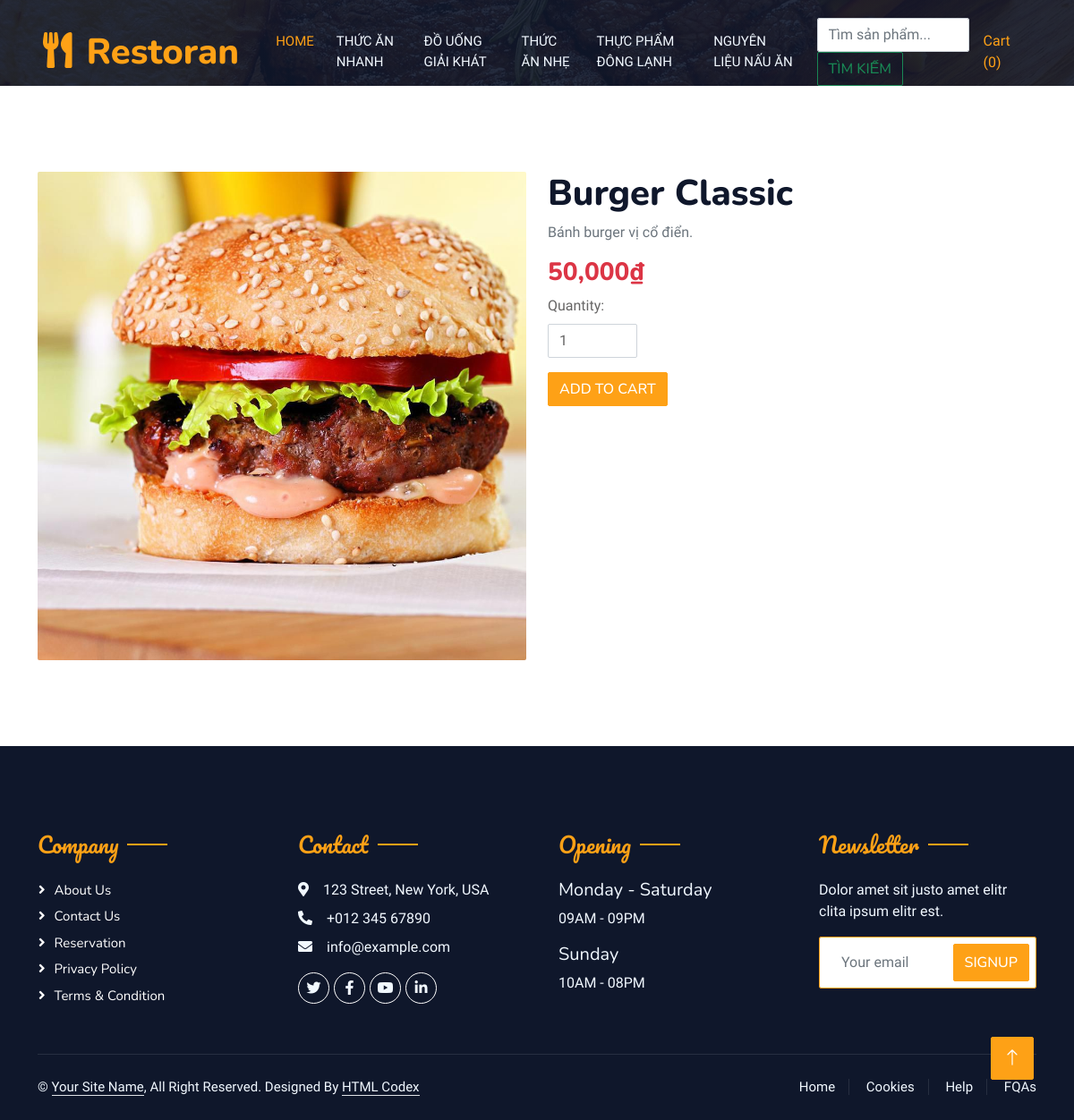
Page /product_detail.php?id=1 on the committed database.
### tables this page shows
CREATE TABLE `product_types` (
  `type_id` int(11) NOT NULL,
  `type_name` varchar(100) NOT NULL
);

CREATE TABLE `products` (
  `id` int(11) NOT NULL,
  `name` varchar(100) NOT NULL,
  `manu_id` int(11) NOT NULL,
  `type_id` int(11) NOT NULL,
  `price` int(11) DEFAULT NULL,
  `pro_image` varchar(150) NOT NULL,
  `description` text DEFAULT NULL,
  `feature` tinyint(1) DEFAULT NULL,
  `created_at` timestamp NOT NULL DEFAULT current_timestamp()
);

### models/items.php (called while the page is built, shortened)
<?php
class Product extends Db {
    public function getProductById($id) {
        $query = "SELECT * FROM products WHERE id = ?";
        $stmt = self::$connection->prepare($query);
        if ($stmt) {
            $stmt->bind_param('i', $id);
            $stmt->execute();
            $result = $stmt->get_result();
            $product = $result->fetch_assoc();
            return $product;
        } else {
            return null;
        }
    }
}
?>

### models/productypes.php (called while the page is built, shortened)
<?php
class ProductType
{
    public function getAllProductType()
    {
        $sql = "SELECT * FROM product_types";
        $result = Db::$connection->query($sql);
        if ($result) {
            return $result->fetch_all(MYSQLI_ASSOC);
        } else {
            die("Error: " . Db::$connection->error);
        }
    }
}

### product_detail.php (the view, shortened to what this page needs)
<?php
if (isset($_GET['id'])) {
    $product_id = (int) $_GET['id'];
    require "models/db.php";
    require "models/items.php";
    require "models/productypes.php";
    $protype = new ProductType();
    $product = new Product();
    $getAllprotypes = $protype->getAllProductType();
    $item = $product->getProductById($product_id);
    if ($item) {
        ?>
        <!DOCTYPE html>
        <html lang="en">
        <head>
    <link href="https://cdnjs.cloudflare.com/ajax/libs/font-awesome/5.10.0/css/all.min.css" rel="stylesheet">
    <link href="https://cdn.jsdelivr.net/npm/bootstrap-icons@1.4.1/font/bootstrap-icons.css" rel="stylesheet">
    <link href="lib/animate/animate.min.css" rel="stylesheet">
    <link href="lib/owlcarousel/assets/owl.carousel.min.css" rel="stylesheet">
    <link href="lib/tempusdominus/css/tempusdominus-bootstrap-4.min.css" rel="stylesheet" />
    <link href="css/bootstrap.min.css" rel="stylesheet">
    <link href="css/style.css" rel="stylesheet">
</head>
<body>
    <div class="container-xxl bg-white p-0">
        <div class="container-xxl position-relative p-0">
            <nav class="navbar navbar-expand-lg navbar-dark bg-dark px-4 px-lg-5 py-3 py-lg-0">
                <a href="" class="navbar-brand p-0">
                    <h1 class="text-primary m-0"><i class="fa fa-utensils me-3"></i>Restoran</h1>
                </a>
                <div class="collapse navbar-collapse" id="navbarCollapse">
                    <div class="navbar-nav ms-auto py-0 pe-4">
                        <a href="index.php" class="nav-item nav-link active">Home</a>
                        <?php
                        if (isset($getAllprotypes) && is_array($getAllprotypes) && !empty($getAllprotypes)):
                            foreach ($getAllprotypes as $key => $value):
                                if ($value['type_id'] == 1):
                                    ?>
                                    <a href="ThucAnNhanh.php?type_id=<?php echo urlencode($value['type_id']); ?>"
                                        class="nav-item nav-link">
                                        <?php echo htmlspecialchars($value['type_name']); ?>
                                    </a>
                                    <?php
                                elseif ($value['type_id'] == 2):
                                    ?>
                                    <a href="DoUongGiaiKhat.php?type_id=<?php echo urlencode($value['type_id']); ?>"
                                        class="nav-item nav-link">
                                        <?php echo htmlspecialchars($value['type_name']); ?>
                                    </a>
                                    <?php
                                elseif ($value['type_id'] == 3):
                                    ?>
                                    <a href="ThucAnNhe.php?type_id=<?php echo urlencode($value['type_id']); ?>"
                                        class="nav-item nav-link">
                                        <?php echo htmlspecialchars($value['type_name']); ?>
                                    </a>
                                    <?php
                                elseif ($value['type_id'] == 4):
                                    ?>
                                    <a href="ThucPhamDongLanh.php?type_id=<?php echo urlencode($value['type_id']); ?>"
                                        class="nav-item nav-link">
                                        <?php echo htmlspecialchars($value['type_name']); ?>
                                    </a>
                                    <?php
                                elseif ($value['type_id'] == 5):
                                    ?>
                                    <a href="NguyenLieuNauAn.php?type_id=<?php echo urlencode($value['type_id']); ?>"
                                        class="nav-item nav-link">
                                        <?php echo htmlspecialchars($value['type_name']); ?>
                                    </a>
                                    <?php
                                endif;
                            endforeach;
                        else: ?>
                            <p class="nav-item nav-link">Không có loại sản phẩm nào.</p>
                        <?php endif; ?>
                    </div>
                    <form action="search.php" method="GET" class="form-inline my-2 my-lg-0">
                        <input class="form-control mr-sm-2" type="search" name="query" placeholder="Tìm sản phẩm..."
                            aria-label="Search">
                        <button class="btn btn-outline-success my-2 my-sm-0" type="submit">Tìm kiếm</button>
                    </form>
                        <a href="cart_view.php" class="nav-link">
                            Cart (<?php echo isset($_SESSION['cart']) ? count($_SESSION['cart']) : 0; ?>)
                        </a>
                </div>
            </nav>
            <div class="container-xxl py-5 bg-dark hero-header mb-5">
            </div>
        </div>
            <div class="container py-5">
                <div class="row">
                    <div class="col-md-6">
                        <img src="img/<?php echo htmlspecialchars($item['pro_image']); ?>"
                             class="img-fluid rounded" alt="<?php echo htmlspecialchars($item['name']); ?>">
                    </div>
                    <div class="col-md-6">
                        <h1><?php echo htmlspecialchars($item['name']); ?></h1>
                        <p class="text-muted"><?php echo htmlspecialchars($item['description']); ?></p>
                        <h3 class="text-danger"><?php echo number_format($item['price']); ?>₫</h3>
                        <form action="add_to_cart.php" method="POST">
                            <div class="mb-3">
                                <label for="quantity" class="form-label">Quantity:</label>
                                <input type="number" id="quantity" name="quantity" value="1" min="1" class="form-control" style="width: 100px;">
                            </div>
                            <button type="submit" class="btn btn-primary">Add to Cart</button>
                        </form>
                    </div>
                </div>
            </div>
        <div class="container-fluid bg-dark text-light footer pt-5 mt-5 wow fadeIn" data-wow-delay="0.1s">
            <div class="container py-5">
                <div class="row g-5">
                    <div class="col-lg-3 col-md-6">
                        <h4 class="section-title ff-secondary text-start text-primary fw-normal mb-4">Company</h4>
                        <a class="btn btn-link" href="">About Us</a>
                        <a class="btn btn-link" href="">Contact Us</a>
                        <a class="btn btn-link" href="">Reservation</a>
                        <a class="btn btn-link" href="">Privacy Policy</a>
                        <a class="btn btn-link" href="">Terms & Condition</a>
                    </div>
                    <div class="col-lg-3 col-md-6">
                        <h4 class="section-title ff-secondary text-start text-primary fw-normal mb-4">Contact</h4>
                        <p class="mb-2"><i class="fa fa-map-marker-alt me-3"></i>123 Street, New York, USA</p>
                        <p class="mb-2"><i class="fa fa-phone-alt me-3"></i>+012 345 67890</p>
                        <p class="mb-2"><i class="fa fa-envelope me-3"></i>info@example.com</p>
                        <div class="d-flex pt-2">
                            <a class="btn btn-outline-light btn-social" href=""><i class="fab fa-twitter"></i></a>
                            <a class="btn btn-outline-light btn-social" href=""><i class="fab fa-facebook-f"></i></a>
                            <a class="btn btn-outline-light btn-social" href=""><i class="fab fa-youtube"></i></a>
                            <a class="btn btn-outline-light btn-social" href=""><i class="fab fa-linkedin-in"></i></a>
                        </div>
                    </div>
                    <div class="col-lg-3 col-md-6">
                        <h4 class="section-title ff-secondary text-start text-primary fw-normal mb-4">Opening</h4>
                        <h5 class="text-light fw-normal">Monday - Saturday</h5>
                        <p>09AM - 09PM</p>
                        <h5 class="text-light fw-normal">Sunday</h5>
                        <p>10AM - 08PM</p>
                    </div>
                    <div class="col-lg-3 col-md-6">
                        <h4 class="section-title ff-secondary text-start text-primary fw-normal mb-4">Newsletter</h4>
                        <p>Dolor amet sit justo amet elitr clita ipsum elitr est.</p>
                        <div class="position-relative mx-auto" style="max-width: 400px;">
                            <input class="form-control border-primary w-100 py-3 ps-4 pe-5" type="text" placeholder="Your email">
                            <button type="button" class="btn btn-primary py-2 position-absolute top-0 end-0 mt-2 me-2">SignUp</button>
                        </div>
                    </div>
                </div>
            </div>
            <div class="container">
                <div class="copyright">
                    <div class="row">
                        <div class="col-md-6 text-center text-md-start mb-3 mb-md-0">
                            &copy; <a class="border-bottom" href="#">Your Site Name</a>, All Right Reserved.
							Designed By <a class="border-bottom" href="https://htmlcodex.com">HTML Codex</a>
                        </div>
                        <div class="col-md-6 text-center text-md-end">
                            <div class="footer-menu">
                                <a href="">Home</a>
                                <a href="">Cookies</a>
                                <a href="">Help</a>
                                <a href="">FQAs</a>
                            </div>
                        </div>
                    </div>
                </div>
            </div>
        </div>
        <a href="#" class="btn btn-lg btn-primary btn-lg-square back-to-top"><i class="bi bi-arrow-up"></i></a>
    </div>
</body>
</html>
        <?php
    } else {
        echo "<p>Product not found.</p>";
    }
} else {
    echo "<p>No product ID provided.</p>";
}
?>

### css/style.css (style rules this page uses)
:root { --primary: #FEA116; --light: #F1F8FF; --dark: #0F172B; }
.ff-secondary { font-family: 'Pacifico', cursive; }
.back-to-top { position: fixed; display: none; right: 45px; bottom: 45px; z-index: 99; }
.btn { font-family: 'Nunito', sans-serif; font-weight: 500; text-transform: uppercase; transition: .5s; }
.btn.btn-primary, .btn.btn-secondary { color: #FFFFFF; }
.btn-lg-square { width: 48px; height: 48px; }
.btn-square, .btn-sm-square, .btn-lg-square { padding: 0; display: flex; align-items: center; justify-content: center; font-weight: normal; border-radius: 2px; }
.navbar-dark .navbar-nav .nav-link { position: relative; margin-left: 25px; padding: 35px 0; font-size: 15px; color: var(--light) !important; text-transform: uppercase; font-weight: 500; outline: none; transition: .5s; }
.navbar-dark .navbar-nav .nav-link:hover, .navbar-dark .navbar-nav .nav-link.active { color: var(--primary) !important; }
@media (min-width: 992px) { .navbar-dark { position: absolute; width: 100%; top: 0; left: 0; z-index: 999; background: transparent !important; } }
.hero-header { background: linear-gradient(rgba(15, 23, 43, .9), rgba(15, 23, 43, .9)), url(../img/bg-hero.jpg); background-position: center center; background-repeat: no-repeat; background-size: cover; }
.section-title { position: relative; display: inline-block; }
.section-title::before { position: absolute; content: ""; width: 45px; height: 2px; top: 50%; left: -55px; margin-top: -1px; background: var(--primary); }
.section-title::after { position: absolute; content: ""; width: 45px; height: 2px; top: 50%; right: -55px; margin-top: -1px; background: var(--primary); }
.section-title.text-start::before, .section-title.text-end::after { display: none; }
.footer .btn.btn-social { margin-right: 5px; width: 35px; height: 35px; display: flex; align-items: center; justify-content: center; color: var(--light); border: 1px solid #FFFFFF; border-radius: 35px; transition: .3s; }
.footer .btn.btn-link { display: block; margin-bottom: 5px; padding: 0; text-align: left; color: #FFFFFF; font-size: 15px; font-weight: normal; text-transform: capitalize; transition: .3s; }
.footer .btn.btn-link::before { position: relative; content: "\f105"; font-family: "Font Awesome 5 Free"; font-weight: 900; margin-right: 10px; }
.footer .copyright { padding: 25px 0; font-size: 15px; border-top: 1px solid rgba(256, 256, 256, .1); }
.footer .copyright a { color: var(--light); }
.footer .footer-menu a { margin-right: 15px; padding-right: 15px; border-right: 1px solid rgba(255, 255, 255, .1); }
.footer .footer-menu a:last-child { margin-right: 0; padding-right: 0; border-right: none; }

### rows in the picture
product_types: type_name "THỨC ĂN NHANH"
product_types: type_name "ĐỒ UỐNG GIẢI KHÁT"
product_types: type_name "THỨC ĂN NHẸ"
product_types: type_name "THỰC PHẨM ĐÔNG LẠNH"
product_types: type_name "NGUYÊN LIỆU NẤU ĂN"
products: pro_image (picture), name "Burger Classic", description "Bánh burger vị cổ điển.", price "50,000"
